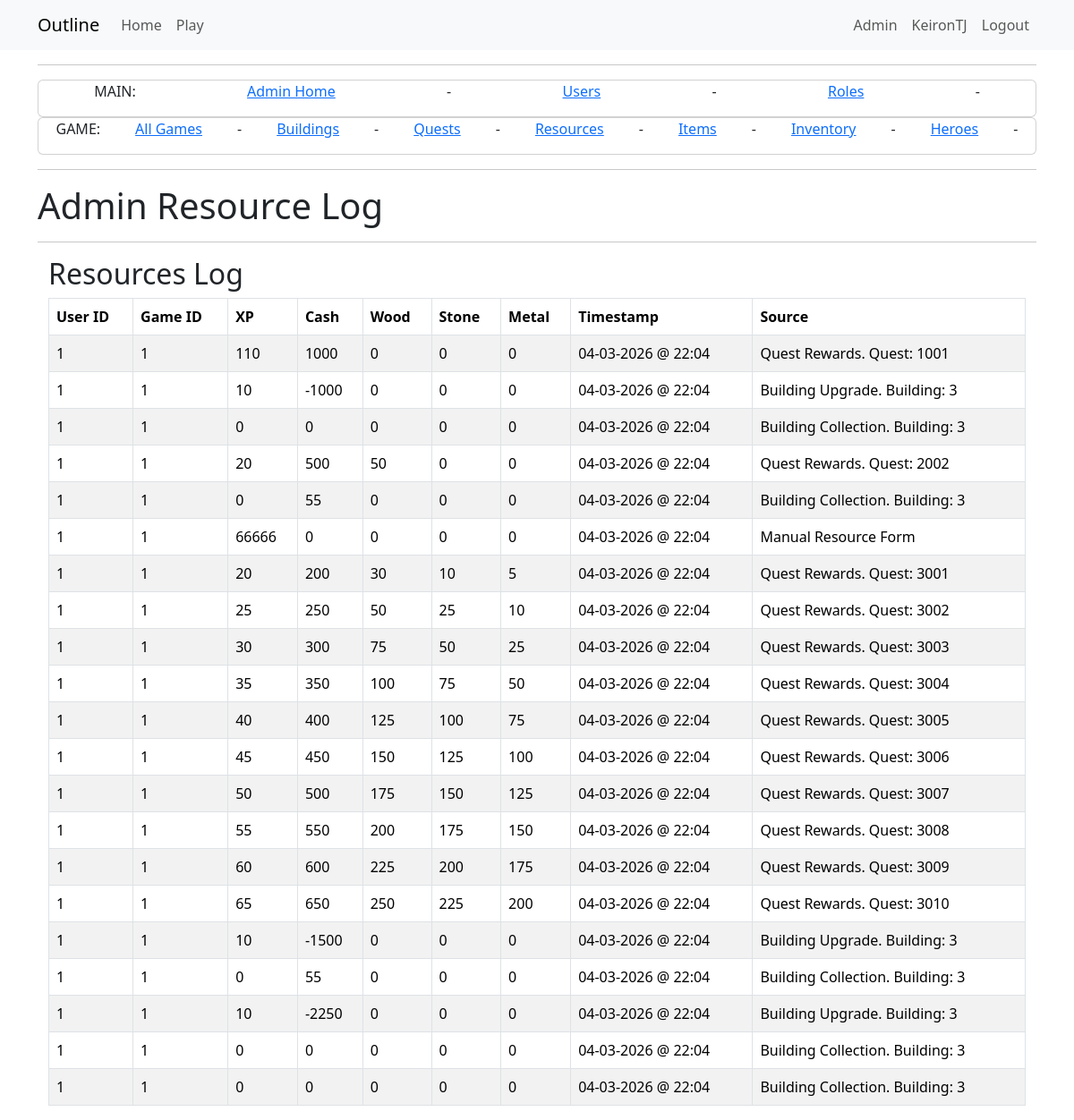
/admin_resourceslog (signed in), run on the app's committed database.
### app/models.py (models this page shows, shortened)
class User(UserMixin, db.Model):
    id = db.Column(Integer, primary_key=True)
    username = db.Column(String(64), index=True, unique=True)
    email = db.Column(String(120), index=True, unique=True)
    password_hash = db.Column(String(256))
    active = db.Column(db.Boolean(), default=True)
    activegame = db.Column(db.Integer, nullable=True)
    game = so.relationship("Game", back_populates="user", cascade="all, delete-orphan")
    role=so.relationship("Role", secondary="user_roles")
    def is_admin(self):
        return 'admin' in [role.name for role in self.role]

class ResourceLog(db.Model):
    __tablename__ = 'resource_log'
    id = db.Column(db.Integer, primary_key=True)
    game_id = db.Column(db.Integer, db.ForeignKey("game.id"))
    cash = db.Column(db.Integer, default=0)
    xp = db.Column(db.Integer, default=0)
    wood = db.Column(db.Integer, default=0)
    stone = db.Column(db.Integer, default=0)
    metal = db.Column(db.Integer, default=0)
    entry_date = db.Column(db.DateTime, default=datetime.now(timezone.utc))
    source = db.Column(db.String(64))
    game = db.relationship("Game", back_populates="resource_logs")

class Game(db.Model):
    __tablename__ = 'game'
    id = db.Column(db.Integer, primary_key=True)
    user_id = db.Column(db.Integer, db.ForeignKey('user.id'), nullable=False)
    game_name = db.Column(db.String(64))
    game_exists = db.Column(db.Boolean, default=True)
    entry_date = db.Column(db.DateTime, default=datetime.now(timezone.utc))
    xp = db.Column(db.Integer, default=0)
    level = db.Column(db.Integer, default=0)
    cash = db.Column(db.Integer, default=0)
    wood = db.Column(db.Integer, default=0)
    stone = db.Column(db.Integer, default=0)
    metal = db.Column(db.Integer, default=0)
    next_level_xp_required = db.Column(db.Integer, default=110)
    user = db.relationship("User", back_populates="game")
    inventories = db.relationship("InventoryUser", back_populates="game")
    quest_progress = db.relationship("QuestProgress", back_populates="game")
    building_progress = db.relationship("BuildingProgress", back_populates="game")
    resource_logs = db.relationship("ResourceLog", back_populates="game")
    hero_progress = db.relationship("HeroProgress", back_populates="game")
    hero_slots = db.relationship("HeroSlots", back_populates="game")

### app/admin/routes.py (the view)
@bp.route('/admin_resourceslog', methods=['GET', 'POST'])
@login_required
@admin_required
def admin_resourceslog():
    resourcelogs = db.session.query(ResourceLog).all()
    return render_template("admin/game/admin_resourceslog.html",
                           title='Admin Resource Log',
                           resourcelogs=resourcelogs)

### app/game/__init__.py (called while the page is built)
@bp.before_app_request
def before_request():
    load_game()

### app/game/context_processor.py (called while the page is built)
def load_game():
    if current_user.is_authenticated:
        game_id = current_user.activegame
        if game_id:
            g.game = Game.query.get(game_id)
        else:
            g.game = None
    else:
        g.game = None

### app/models.py (called while the page is built)
@login.user_loader
def load_user(id):
    return db.session.get(User, int(id))

### runserver.py (called while the page is built)
def format_datetime(value, format='%d-%m-%Y @ %H:%M'):
    if value is None:
        return "None"
    return value.strftime(format)

### app/templates/admin/game/admin_resourceslog.html
{% extends "admin/admin_base.html" %}
{% block content2 %}
<div class="Jumbotron">
    <h1>{{ title }}</h1>
</div>
<hr />
<div class="container">
    <h2>Resources Log</h2>
    <table class="table table-striped table-bordered">
        <thead>
            <tr>
                <th>User ID</th>
                <th>Game ID</th>
                <th>XP</th>
                <th>Cash</th>
                <th>Wood</th>
                <th>Stone</th>
                <th>Metal</th>
                <th>Timestamp</th>
                <th>Source</th>
            </tr>
        </thead>
        <tbody>
            {% for resourcelog in resourcelogs %}
            <tr>
                <td>{{ resourcelog.game.user_id }}</td>
                <td>{{ resourcelog.game.id }}</td>
                <td>{{ resourcelog.xp }}</td>
                <td>{{ resourcelog.cash }}</td>
                <td>{{ resourcelog.wood }}</td>
                <td>{{ resourcelog.stone }}</td>
                <td>{{ resourcelog.metal }}</td>
                <td>{{ resourcelog.entry_date|datetime|default('N/A', true) }}</td>
                <td>{{ resourcelog.source }}</td>
            </tr>
            {% endfor %}
        </tbody>
    </table>
</div>
{% endblock %}

### app/templates/base.html (shortened to what this page needs)
<!doctype html>
<html lang="en">
<head>
    <link href="https://cdn.jsdelivr.net/npm/bootstrap@5.3.2/dist/css/bootstrap.min.css"
          rel="stylesheet"
>
    <link rel="stylesheet" href="{{ url_for('static', filename='style.css') }}">
</head>
<body>
    <nav class="navbar navbar-expand-lg bg-body-tertiary">
        <div class="container">
            <a class="navbar-brand" href="{{ url_for('main.index') }}">Outline</a>
            <div class="collapse navbar-collapse" id="navbarSupportedContent">
                <ul class="navbar-nav me-auto mb-2 mb-lg-0">
                    <li class="nav-item">
                        <a class="nav-link" aria-current="page" href="{{ url_for('main.index') }}">Home</a>
                    </li>
                    {% if not current_user.is_authenticated or current_user.activegame == None    %}
                    <li class="nav-item">
                        <a class="nav-link" aria-current="page" href="{{ url_for('game.startmenu') }}">Start Menu</a>
                    </li>
                    {% else %}
                    <li class="nav-item">
                        <a class="nav-link" aria-current="page" href="{{ url_for('game.play', game_id=current_user.activegame) }}">Play</a>
                    </li>
                    {% endif %}
                </ul>
                <ul class="navbar-nav mb-2 mb-lg-0">
                    {% if current_user.is_anonymous %}
                    <li class="nav-item">
                        <a class="nav-link" aria-current="page" href="{{ url_for('auth.login') }}">Login</a>
                    </li>
                    {% else %}
                    {% if current_user.is_admin() %}
                    <li class="nav-item">
                        <a class="nav-link" aria-current="page" href="{{ url_for('admin.admin_home') }}">Admin</a>
                    </li>
                    {% endif %}
                    <li class="nav-item">
                        <a class="nav-link" aria-current="page" href="{{ url_for('main.view_profile', user_id=current_user.id) }}">{{ current_user.username }}</a>
                    </li>
                    <li class="nav-item">
                        <a class="nav-link" aria-current="page" href="{{ url_for('auth.logout') }}">Logout</a>
                    </li>
                    {% endif %}
                </ul>
            </div>
        </div>
    </nav>
    <div class="container mt-3">
        {% block content %}{% endblock %}
    </div>
</body>
</html>

### data on the page
User: username "KeironTJ"
ResourceLog: game.user_id "1", game.id "1", xp "110", cash "1000", wood "0", stone "0", metal "0", entry_date "04-03-2026 @ 22:04", source "Quest Rewards. Quest: 1001"
ResourceLog: game.user_id "1", game.id "1", xp "10", cash "-1000", wood "0", stone "0", metal "0", entry_date "04-03-2026 @ 22:04", source "Building Upgrade. Building: 3"
ResourceLog: game.user_id "1", game.id "1", xp "0", cash "0", wood "0", stone "0", metal "0", entry_date "04-03-2026 @ 22:04", source "Building Collection. Building: 3"
ResourceLog: game.user_id "1", game.id "1", xp "20", cash "500", wood "50", stone "0", metal "0", entry_date "04-03-2026 @ 22:04", source "Quest Rewards. Quest: 2002"
ResourceLog: game.user_id "1", game.id "1", xp "0", cash "55", wood "0", stone "0", metal "0", entry_date "04-03-2026 @ 22:04", source "Building Collection. Building: 3"
ResourceLog: game.user_id "1", game.id "1", xp "66666", cash "0", wood "0", stone "0", metal "0", entry_date "04-03-2026 @ 22:04", source "Manual Resource Form"
ResourceLog: game.user_id "1", game.id "1", xp "20", cash "200", wood "30", stone "10", metal "5", entry_date "04-03-2026 @ 22:04", source "Quest Rewards. Quest: 3001"
ResourceLog: game.user_id "1", game.id "1", xp "25", cash "250", wood "50", stone "25", metal "10", entry_date "04-03-2026 @ 22:04", source "Quest Rewards. Quest: 3002"
ResourceLog: game.user_id "1", game.id "1", xp "30", cash "300", wood "75", stone "50", metal "25", entry_date "04-03-2026 @ 22:04", source "Quest Rewards. Quest: 3003"
ResourceLog: game.user_id "1", game.id "1", xp "35", cash "350", wood "100", stone "75", metal "50", entry_date "04-03-2026 @ 22:04", source "Quest Rewards. Quest: 3004"
ResourceLog: game.user_id "1", game.id "1", xp "40", cash "400", wood "125", stone "100", metal "75", entry_date "04-03-2026 @ 22:04", source "Quest Rewards. Quest: 3005"
ResourceLog: game.user_id "1", game.id "1", xp "45", cash "450", wood "150", stone "125", metal "100", entry_date "04-03-2026 @ 22:04", source "Quest Rewards. Quest: 3006"
ResourceLog: game.user_id "1", game.id "1", xp "50", cash "500", wood "175", stone "150", metal "125", entry_date "04-03-2026 @ 22:04", source "Quest Rewards. Quest: 3007"
ResourceLog: game.user_id "1", game.id "1", xp "55", cash "550", wood "200", stone "175", metal "150", entry_date "04-03-2026 @ 22:04", source "Quest Rewards. Quest: 3008"
ResourceLog: game.user_id "1", game.id "1", xp "60", cash "600", wood "225", stone "200", metal "175", entry_date "04-03-2026 @ 22:04", source "Quest Rewards. Quest: 3009"
ResourceLog: game.user_id "1", game.id "1", xp "65", cash "650", wood "250", stone "225", metal "200", entry_date "04-03-2026 @ 22:04", source "Quest Rewards. Quest: 3010"
ResourceLog: game.user_id "1", game.id "1", xp "10", cash "-1500", wood "0", stone "0", metal "0", entry_date "04-03-2026 @ 22:04", source "Building Upgrade. Building: 3"
ResourceLog: game.user_id "1", game.id "1", xp "0", cash "55", wood "0", stone "0", metal "0", entry_date "04-03-2026 @ 22:04", source "Building Collection. Building: 3"
ResourceLog: game.user_id "1", game.id "1", xp "10", cash "-2250", wood "0", stone "0", metal "0", entry_date "04-03-2026 @ 22:04", source "Building Upgrade. Building: 3"
ResourceLog: game.user_id "1", game.id "1", xp "0", cash "0", wood "0", stone "0", metal "0", entry_date "04-03-2026 @ 22:04", source "Building Collection. Building: 3"
ResourceLog: game.user_id "1", game.id "1", xp "0", cash "0", wood "0", stone "0", metal "0", entry_date "04-03-2026 @ 22:04", source "Building Collection. Building: 3"

### other printed values
{{ title }} "Admin Resource Log"
